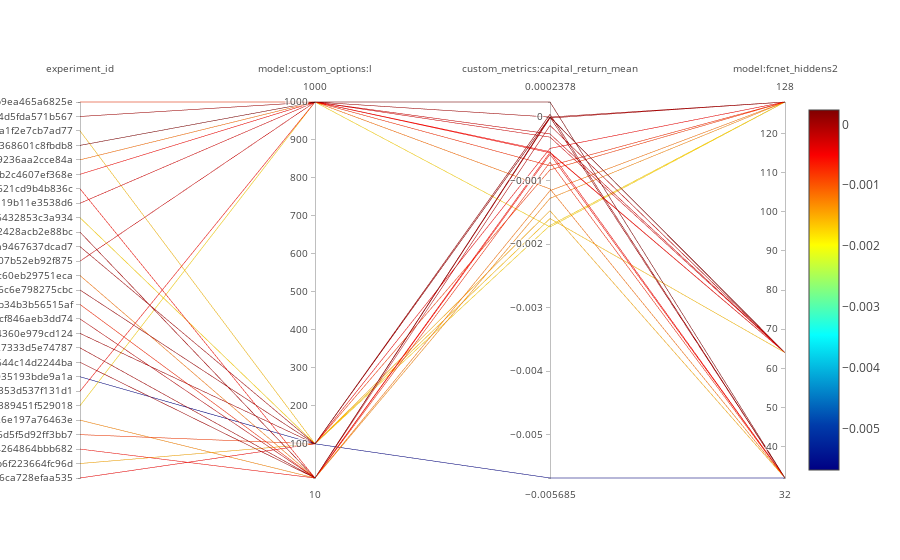

Write notebook code for a chart like this one.
### Markdown cell above
### Enjoy.

Documentation for this Plotly visualization can be found here: https://plot.ly/python/parallel-coordinates-plot/

### Code cell
data = [go.Parcoords(
            line = dict(
                       color = visualization_df['custom_metrics:capital_return_mean'],
                       colorscale = 'Jet',
                       showscale = True,
                       #reversescale = True,
                       cmin = visualization_df['custom_metrics:capital_return_mean'].min(),
                       cmax = visualization_df['custom_metrics:capital_return_mean'].max()
            ),
            dimensions = [generate_plotly_dim_dict(visualization_df, field) 
                              for field in visualization_df if field not in {'model:fcnet_hiddens'}])
]

plotly.offline.iplot(data)

### Figure 1 — Plotly figure (JSON) as saved in the notebook; plotly's stock layout.template omitted (floating-point values rounded to 4 significant figures)
{"data": [{"dimensions": [{"label": "experiment_id", "ticktext": ["6249fb0df0094f61aab6ca728efaa535", "e9052a3a3ca040b1aab6f223664fc96d", "59afd648d70644838834264864bbb682", "d614f304b22f412f966d5f5d92ff3bb7", "3f88b64a7a4943ca97926e197a76463e", "1d0f8a886fde4c16a74389451f529018", "378bce9e4a1a4197a02353d537f131d1", "260cef300f014d6999b035193bde9a1a", "ee2bc9bd2f6d4d27840644c14d2244ba", "7adcd8a9fc194f148e727333d5e74787", "b82856c387624c8cb544360e979cd124", "d7640db6aa134d938c0cf846aeb3dd74", "cf476064ba9e4327b51b34b3b56515af", "25ab67a57fa14cce95e6c6e798275cbc", "e39c0b62976240a58cbc60eb29751eca", "ebed41e60e3648a6ac107b52eb92f875", "7809d03fcb894869804a9467637dcad7", "3b1c13f26be64b42b2d2428acb2e88bc", "2fd17ec818d244628cf6432853c3a934", "f3a2ee22eca54909a3a119b11e3538d6", "1e4369dadde24749abd621cd9b4b836c", "64bb8d8530e544569a0b2c4607ef368e", "9ccaeebd155a4665a209236aa2cce84a", "11d33a50da7d49108c5368601c8fbdb8", "0bb0e4b8826c4945a50a1f2e7cb7ad77", "d45877f0b9814504b624d5fda571b567", "72163deb60534feab4ab9ea465a6825e"], "tickvals": [0, 1, 2, 3, 4, 5, 6, 7, 8, 9, 10, 11, 12, 13, 14, 15, 16, 17, 18, 19, 20, 21, 22, 23, 24, 25, 26], "values": [0, 1, 2, 3, 4, 5, 6, 7, 8, 9, 10, 11, 12, 13, 14, 15, 16, 17, 18, 19, 20, 21, 22, 23, 24, 25, 26]}, {"label": "model:custom_options:l", "values": [100, 100, 10, 100, 10, 1000, 1000, 100, 10, 10, 100, 10, 10, 100, 10, 1000, 100, 10, 100, 1000, 10, 1000, 1000, 1000, 100, 1000, 1000]}, {"label": "custom_metrics:capital_return_mean", "values": [-0.0004929, -0.001475, -0.0005557, -0.0008303, -0.00128, -0.00173, -0.0005618, -0.005685, -1.454e-05, 0, 0, -0.0001327, -0.0007111, 4.33e-05, -0.001159, -0.0002648, 0, 0, -0.001706, -0.0003157, -0.0005852, -0.0005452, -0.001132, 0.0002378, -0.001598, 0, -0.0007658]}, {"label": "model:fcnet_hiddens2", "values": [128, 32, 64, 128, 128, 128, 64, 32, 128, 64, 64, 64, 32, 32, 128, 64, 64, 32, 128, 64, 32, 32, 32, 32, 64, 128, 128]}], "line": {"cmax": 0.0002378, "cmin": -0.005685, "color": [-0.0004929, -0.001475, -0.0005557, -0.0008303, -0.00128, -0.00173, -0.0005618, -0.005685, -1.454e-05, 0, 0, -0.0001327, -0.0007111, 4.33e-05, -0.001159, -0.0002648, 0, 0, -0.001706, -0.0003157, -0.0005852, -0.0005452, -0.001132, 0.0002378, -0.001598, 0, -0.0007658], "colorscale": "Jet", "showscale": true}, "type": "parcoords", "uid": "6c7e5c6d-c151-4897-986e-5d1f8166663d"}], "layout": {}}
